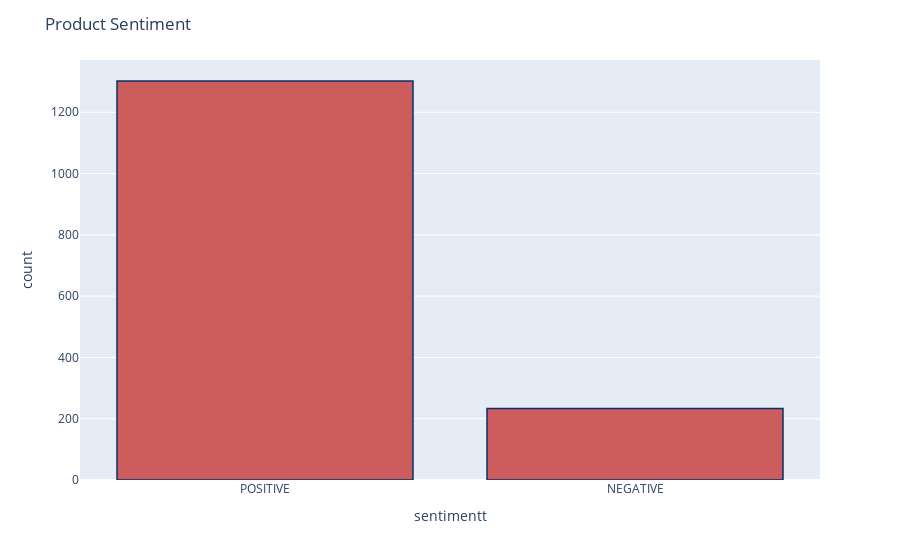

The notebook cell saved with this chart:
### Code cell
#Distribution of sentiments amongst samples.
df['sentimentt'] = df['sentiment'].replace({0 : 'NEGATIVE'})
df['sentimentt'] = df['sentimentt'].replace({1 : 'POSITIVE'})
fig = px.histogram(df, x="sentimentt")
fig.update_traces(marker_color="indianred",marker_line_color='rgb(8,48,107)',
                  marker_line_width=1.5)
fig.update_layout(title_text='Product Sentiment')
fig.show()

### Figure 1 — Plotly figure (JSON) as saved in the notebook; plotly's stock layout.template omitted (floating-point values rounded to 4 significant figures; data arrays with more than 128 entries replaced by an {"elided": "..."} marker saying what was removed)
{"data": [{"alignmentgroup": "True", "bingroup": "x", "hovertemplate": "sentimentt=%{x}<br>count=%{y}<extra></extra>", "legendgroup": "", "marker": {"color": "indianred", "line": {"color": "rgb(8,48,107)", "width": 1.5}, "pattern": {"shape": ""}}, "name": "", "offsetgroup": "", "orientation": "v", "showlegend": false, "type": "histogram", "x": {"elided": "1535 str values"}, "xaxis": "x", "yaxis": "y"}], "layout": {"barmode": "relative", "legend": {"tracegroupgap": 0}, "margin": {"t": 60}, "title": {"text": "Product Sentiment"}, "xaxis": {"anchor": "y", "domain": [0, 1], "title": {"text": "sentimentt"}}, "yaxis": {"anchor": "x", "domain": [0, 1], "title": {"text": "count"}}}}
